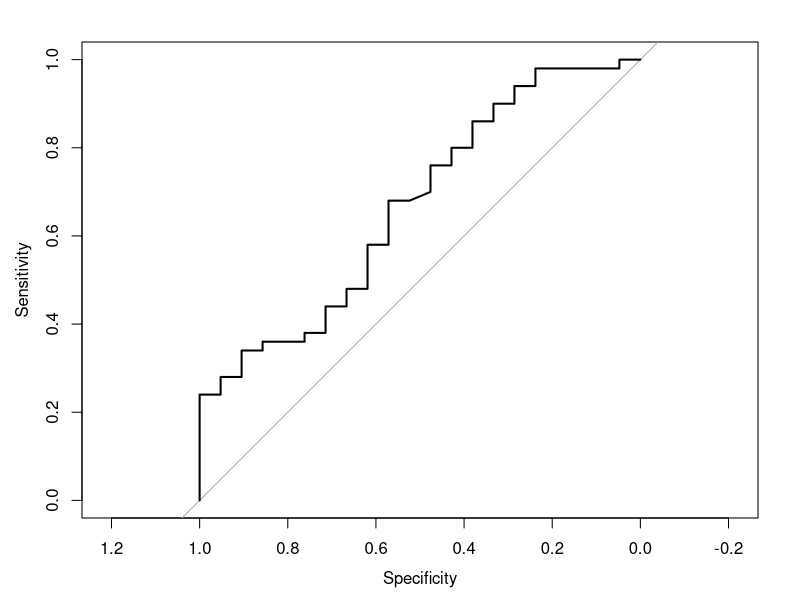

Recreate this plot in R.
# Set seed
set.seed(14)

# Require package
library(pROC)

# Read data
dat <- read.csv("wu.csv", header=FALSE)
dat$group <- c(rep("resistant", 21), rep("responder", 50))
dat <- dat[, c(2, 3)]
names(dat)[1] <- "delta_hamd"

# Impute missing data point
# One is missing in the reponder group. We can impute it because we know the mean, which is equal to point "Bar45".
mean(dat$delta_hamd[dat$group == "responder"])
# This is very close to the plotted value of 0.799. Imputation not possible on the basis of guessing an overplotted point. The last point is probably missing from the graph.

# Estimate ROC
roc <- roc(dat$group, dat$delta_hamd)
plot(roc)
ci(roc)
roc